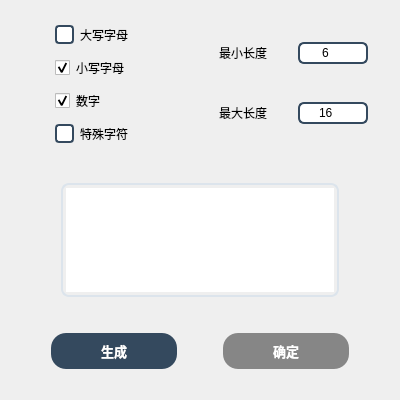
<?xml version="1.0" encoding="UTF-8"?>
<ui version="4.0">
 <class>GenPassword</class>
 <widget class="QDialog" name="GenPassword">
  <property name="geometry">
   <rect>
    <x>0</x>
    <y>0</y>
    <width>400</width>
    <height>400</height>
   </rect>
  </property>
  <property name="minimumSize">
   <size>
    <width>400</width>
    <height>400</height>
   </size>
  </property>
  <property name="maximumSize">
   <size>
    <width>410</width>
    <height>432</height>
   </size>
  </property>
  <property name="windowTitle">
   <string>生成随机密码</string>
  </property>
  <property name="windowIcon">
   <iconset resource="src/icons.qrc">
    <normaloff>:/mainui/icon/MainIcon.ico</normaloff>:/mainui/icon/MainIcon.ico</iconset>
  </property>
  <layout class="QVBoxLayout" name="verticalLayout_2">
   <item>
    <layout class="QHBoxLayout" name="horizontalLayout">
     <item>
      <layout class="QVBoxLayout" name="verticalLayout_3">
       <property name="sizeConstraint">
        <enum>QLayout::SetDefaultConstraint</enum>
       </property>
       <property name="leftMargin">
        <number>40</number>
       </property>
       <property name="topMargin">
        <number>10</number>
       </property>
       <property name="rightMargin">
        <number>80</number>
       </property>
       <property name="bottomMargin">
        <number>10</number>
       </property>
       <item>
        <widget class="QCheckBox" name="cbx_uppercase">
         <property name="font">
          <font>
           <family>Microsoft YaHei UI</family>
          </font>
         </property>
         <property name="cursor">
          <cursorShape>PointingHandCursor</cursorShape>
         </property>
         <property name="styleSheet">
          <string notr="true">QCheckBox {
    padding: 2px;margin: 2px;
}
QCheckBox::indicator {
    width: 15px;
    height: 15px;
}
QCheckBox::indicator:unchecked {
    border-radius:4px;
	border-style:solid;
	border-width:2px;
	border-color:#34495E;
  	background-color:rgb(255,255,255);
}
QCheckBox::indicator:checked {
	border-radius:4px;
	border-style:solid;
	border-width:2px;
	border-color:#0078d7; 
	image: url(:/mainui/icon/selected.png);
}
QCheckBox::indicator:hover{
	border-color:#0078d7; 
}
QCheckBox:hover {
	color:rgb(0, 0, 216);
	padding: 3px;
}</string>
         </property>
         <property name="text">
          <string>大写字母</string>
         </property>
         <property name="tristate">
          <bool>false</bool>
         </property>
        </widget>
       </item>
       <item>
        <widget class="QCheckBox" name="cbx_lowercase">
         <property name="font">
          <font>
           <family>Microsoft YaHei UI</family>
          </font>
         </property>
         <property name="cursor">
          <cursorShape>PointingHandCursor</cursorShape>
         </property>
         <property name="styleSheet">
          <string notr="true">QCheckBox {
    padding: 2px;margin: 2px;
}
QCheckBox::indicator {
    width: 15px;
    height: 15px;
}
QCheckBox::indicator:unchecked {
    border-radius:4px;
	border-style:solid;
	border-width:2px;
	border-color:#34495E;
  	background-color:rgb(255,255,255);
}
QCheckBox::indicator:checked {
	border-radius:4px;
	border-style:solid;
	border-width:2px;
	border-color:#0078d7; 
	image: url(:/mainui/icon/selected.png);
}
QCheckBox::indicator:hover{
	border-color:#0078d7; 
}
QCheckBox:hover {
	color:rgb(0, 0, 216);
	padding: 3px;
}</string>
         </property>
         <property name="text">
          <string>小写字母</string>
         </property>
         <property name="checked">
          <bool>true</bool>
         </property>
        </widget>
       </item>
       <item>
        <widget class="QCheckBox" name="cbx_digital">
         <property name="font">
          <font>
           <family>Microsoft YaHei UI</family>
          </font>
         </property>
         <property name="cursor">
          <cursorShape>PointingHandCursor</cursorShape>
         </property>
         <property name="styleSheet">
          <string notr="true">QCheckBox {
    padding: 2px;margin: 2px;
}
QCheckBox::indicator {
    width: 15px;
    height: 15px;
}
QCheckBox::indicator:unchecked {
    border-radius:4px;
	border-style:solid;
	border-width:2px;
	border-color:#34495E;
  	background-color:rgb(255,255,255);
}
QCheckBox::indicator:checked {
	border-radius:4px;
	border-style:solid;
	border-width:2px;
	border-color:#0078d7; 
	image: url(:/mainui/icon/selected.png);
}
QCheckBox::indicator:hover{
	border-color:#0078d7; 
}
QCheckBox:hover {
	color:rgb(0, 0, 216);
	padding: 3px;
}</string>
         </property>
         <property name="text">
          <string>数字</string>
         </property>
         <property name="checked">
          <bool>true</bool>
         </property>
        </widget>
       </item>
       <item>
        <widget class="QCheckBox" name="cbx_char">
         <property name="font">
          <font>
           <family>Microsoft YaHei UI</family>
          </font>
         </property>
         <property name="cursor">
          <cursorShape>PointingHandCursor</cursorShape>
         </property>
         <property name="styleSheet">
          <string notr="true">QCheckBox {
    padding: 2px;margin: 2px;
}
QCheckBox::indicator {
    width: 15px;
    height: 15px;
}
QCheckBox::indicator:unchecked {
    border-radius:4px;
	border-style:solid;
	border-width:2px;
	border-color:#34495E;
  	background-color:rgb(255,255,255);
}
QCheckBox::indicator:checked {
	border-radius:4px;
	border-style:solid;
	border-width:2px;
	border-color:#0078d7; 
	image: url(:/mainui/icon/selected.png);
}
QCheckBox::indicator:hover{
	border-color:#0078d7; 
}
QCheckBox:hover {
	color:rgb(0, 0, 216);
	padding: 3px;
}</string>
         </property>
         <property name="text">
          <string>特殊字符</string>
         </property>
        </widget>
       </item>
      </layout>
     </item>
     <item>
      <layout class="QGridLayout" name="gridLayout">
       <property name="rightMargin">
        <number>20</number>
       </property>
       <item row="1" column="0">
        <widget class="QLabel" name="label_2">
         <property name="font">
          <font>
           <family>Microsoft YaHei UI</family>
          </font>
         </property>
         <property name="text">
          <string>最大长度</string>
         </property>
        </widget>
       </item>
       <item row="0" column="0">
        <widget class="QLabel" name="label">
         <property name="font">
          <font>
           <family>Microsoft YaHei UI</family>
          </font>
         </property>
         <property name="text">
          <string>最小长度</string>
         </property>
        </widget>
       </item>
       <item row="0" column="1">
        <widget class="QSpinBox" name="spb_minl">
         <property name="font">
          <font>
           <family>Microsoft YaHei UI</family>
          </font>
         </property>
         <property name="styleSheet">
          <string notr="true">QSpinBox {
	border-style:solid;
	border-width:2px;
	border-radius:6px;
	border-color:#34495E;
	padding:1px;
	margin: 1px;
}
QSpinBox:hover{
	color:rgb(0, 0, 216);
	border-color:#0078d7;
}
QSpinBox::up-button {
    padding:1px;
    background-color:transparent;
}
QSpinBox::down-button {
    padding:1px;
    background-color:transparent;
}
QSpinBox::down-button {
    padding:1px;
    background-color:transparent;
}
/* 向上箭头*/
QSpinBox::up-arrow {
	image:url(:/mainui/icon/up1.png);
	height: 15px;
}
QSpinBox::up-arrow:hover {
	
	image: url(:/mainui/icon/up0.png);
	height: 15px;
}
QSpinBox::up-arrow:pressed {
	
	image: url(:/mainui/icon/up0.png);
	height: 13px;
}
/*向下箭头*/
QSpinBox::down-arrow {
	image: url(:/mainui/icon/down1.png);
	height: 15px;
}
QSpinBox::down-arrow:hover {
	image: url(:/mainui/icon/down0.png);
	height: 15px;
}
QSpinBox::down-arrow:pressed {
	image: url(:/mainui/icon/down0.png);
	height: 13px;
}
</string>
         </property>
         <property name="alignment">
          <set>Qt::AlignCenter</set>
         </property>
         <property name="maximum">
          <number>256</number>
         </property>
         <property name="value">
          <number>6</number>
         </property>
        </widget>
       </item>
       <item row="1" column="1">
        <widget class="QSpinBox" name="spb_maxl">
         <property name="font">
          <font>
           <family>Microsoft YaHei UI</family>
          </font>
         </property>
         <property name="styleSheet">
          <string notr="true">QSpinBox {
	border-style:solid;
	border-width:2px;
	border-radius:6px;
	border-color:#34495E;
	padding:1px;
	margin: 1px;
}
QSpinBox:hover{
	color:rgb(0, 0, 216);
	border-color:#0078d7;
}
QSpinBox::up-button {
    padding:1px;
    background-color:transparent;
}
QSpinBox::down-button {
    padding:1px;
    background-color:transparent;
}
QSpinBox::down-button {
    padding:1px;
    background-color:transparent;
}
/* 向上箭头*/
QSpinBox::up-arrow {
	image:url(:/mainui/icon/up1.png);
	height: 15px;
}
QSpinBox::up-arrow:hover {
	
	image: url(:/mainui/icon/up0.png);
	height: 15px;
}
QSpinBox::up-arrow:pressed {
	
	image: url(:/mainui/icon/up0.png);
	height: 13px;
}
/*向下箭头*/
QSpinBox::down-arrow {
	image: url(:/mainui/icon/down1.png);
	height: 15px;
}
QSpinBox::down-arrow:hover {
	image: url(:/mainui/icon/down0.png);
	height: 15px;
}
QSpinBox::down-arrow:pressed {
	image: url(:/mainui/icon/down0.png);
	height: 13px;
}
</string>
         </property>
         <property name="alignment">
          <set>Qt::AlignCenter</set>
         </property>
         <property name="maximum">
          <number>256</number>
         </property>
         <property name="value">
          <number>16</number>
         </property>
        </widget>
       </item>
      </layout>
     </item>
    </layout>
   </item>
   <item>
    <layout class="QVBoxLayout" name="verticalLayout">
     <item>
      <layout class="QVBoxLayout" name="verticalLayout_4" stretch="0">
       <property name="spacing">
        <number>6</number>
       </property>
       <property name="leftMargin">
        <number>50</number>
       </property>
       <property name="topMargin">
        <number>20</number>
       </property>
       <property name="rightMargin">
        <number>50</number>
       </property>
       <property name="bottomMargin">
        <number>30</number>
       </property>
       <item>
        <widget class="QTextBrowser" name="tb_brower">
         <property name="font">
          <font>
           <family>Consolas</family>
           <pointsize>10</pointsize>
          </font>
         </property>
         <property name="autoFillBackground">
          <bool>true</bool>
         </property>
         <property name="styleSheet">
          <string notr="true">QTextBrowser {
	border-style:none;
	padding:3px;
	border-radius:8px;
	border:2px solid #DCE4EC;
}
QTextBrowser:hover,QTextBrowser:focus {
	border:2px solid #34495E;
}</string>
         </property>
        </widget>
       </item>
      </layout>
     </item>
     <item>
      <layout class="QHBoxLayout" name="horizontalLayout_2">
       <item>
        <spacer name="horizontalSpacer_2">
         <property name="orientation">
          <enum>Qt::Horizontal</enum>
         </property>
         <property name="sizeType">
          <enum>QSizePolicy::Fixed</enum>
         </property>
         <property name="sizeHint" stdset="0">
          <size>
           <width>40</width>
           <height>20</height>
          </size>
         </property>
        </spacer>
       </item>
       <item>
        <widget class="QPushButton" name="pbt_gen">
         <property name="font">
          <font>
           <family>Microsoft YaHei UI</family>
           <pointsize>10</pointsize>
           <weight>75</weight>
           <bold>true</bold>
          </font>
         </property>
         <property name="cursor">
          <cursorShape>PointingHandCursor</cursorShape>
         </property>
         <property name="toolTip">
          <string>生成密码</string>
         </property>
         <property name="styleSheet">
          <string notr="true">QPushButton {
    border-style:none;
    padding:8px;
    border-radius:15px;
    color:#FFFFFF;
    background:#34495E;
}
QPushButton:hover {
    color:#4E6D8C;
    background:#e5e5e5;
	border:2px solid #34495E;
}
QPushButton:pressed {
    color:#000000;
    background:#B8C6D1;
}
QPushButton:disabled{
    background:rgb(134, 134, 134);
    border-color:rgb(134, 134, 134);
}
</string>
         </property>
         <property name="text">
          <string>生成</string>
         </property>
         <property name="shortcut">
          <string>Enter</string>
         </property>
         <property name="default">
          <bool>true</bool>
         </property>
        </widget>
       </item>
       <item>
        <spacer name="horizontalSpacer">
         <property name="orientation">
          <enum>Qt::Horizontal</enum>
         </property>
         <property name="sizeType">
          <enum>QSizePolicy::Fixed</enum>
         </property>
         <property name="sizeHint" stdset="0">
          <size>
           <width>40</width>
           <height>20</height>
          </size>
         </property>
        </spacer>
       </item>
       <item>
        <widget class="QPushButton" name="pbt_sure">
         <property name="enabled">
          <bool>false</bool>
         </property>
         <property name="font">
          <font>
           <family>Microsoft YaHei UI</family>
           <pointsize>10</pointsize>
           <weight>75</weight>
           <bold>true</bold>
          </font>
         </property>
         <property name="cursor">
          <cursorShape>PointingHandCursor</cursorShape>
         </property>
         <property name="toolTip">
          <string>确认填写</string>
         </property>
         <property name="styleSheet">
          <string notr="true">QPushButton {
    border-style:none;
    padding:8px;
    border-radius:15px;
    color:#FFFFFF;
    background:#34495E;
}
QPushButton:hover {
    color:#4E6D8C;
    background:#e5e5e5;
	border:2px solid #34495E;
}
QPushButton:pressed {
    color:#000000;
    background:#B8C6D1;
}
QPushButton:disabled{
    background:rgb(134, 134, 134);
    border-color:rgb(134, 134, 134);
}</string>
         </property>
         <property name="text">
          <string>确定</string>
         </property>
        </widget>
       </item>
       <item>
        <spacer name="horizontalSpacer_3">
         <property name="orientation">
          <enum>Qt::Horizontal</enum>
         </property>
         <property name="sizeType">
          <enum>QSizePolicy::Fixed</enum>
         </property>
         <property name="sizeHint" stdset="0">
          <size>
           <width>40</width>
           <height>20</height>
          </size>
         </property>
        </spacer>
       </item>
      </layout>
     </item>
    </layout>
   </item>
   <item>
    <spacer name="verticalSpacer_2">
     <property name="orientation">
      <enum>Qt::Vertical</enum>
     </property>
     <property name="sizeType">
      <enum>QSizePolicy::Fixed</enum>
     </property>
     <property name="sizeHint" stdset="0">
      <size>
       <width>20</width>
       <height>20</height>
      </size>
     </property>
    </spacer>
   </item>
  </layout>
 </widget>
 <resources>
  <include location="src/icons.qrc"/>
 </resources>
 <connections/>
</ui>
